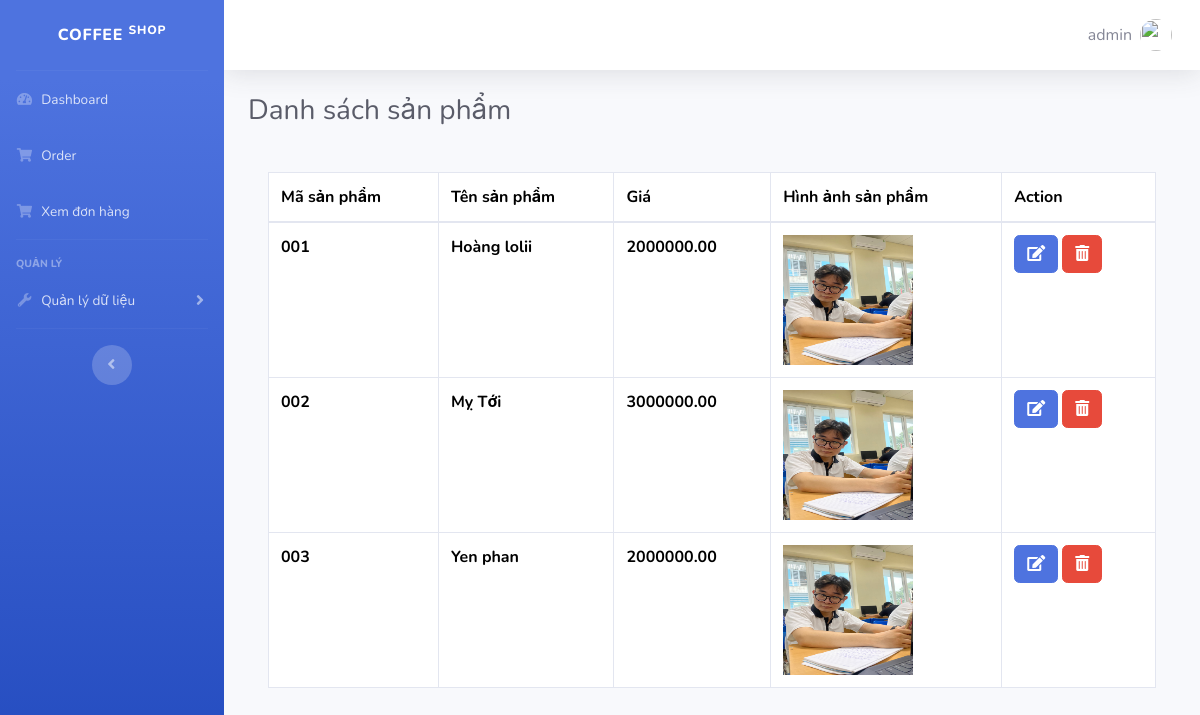
The app's page /quan_ly_san_pham/ (signed in) with its own data.
### home/models.py (models this page shows, shortened)
class HangHoa(models.Model):
    ma_hang_hoa = models.CharField(max_length=50, primary_key=True)
    ten_hang_hoa = models.CharField(max_length=100)
    nhom_hang_hoa = models.CharField(max_length=100)
    image = models.ImageField('Label', default=None)
    gia = models.DecimalField(max_digits=10, decimal_places=2)

### home/views.py (the view, shortened to what this page needs)
# urls.py: path('quan_ly_san_pham/', views.quan_ly_san_pham),
def quan_ly_san_pham(request):
        if not request.user.is_authenticated:
                return redirect('/login/')
        HangHoas = HangHoa.objects.all()
        data =  {"HangHoas": HangHoas}
        return render(request, 'quan_ly_hang_hoa/quan_ly_san_pham.html', data)

### home/templates/quan_ly_hang_hoa/quan_ly_san_pham.html (shortened to what this page needs)
{% extends "base.html" %}
{% block content %}
<div class="container-fluid">
    <div class="d-sm-flex align-items-center justify-content-between mb-4">
        <h1 class="h3 mb-0 text-gray-800">Danh sách sản phẩm</h1>
    </div>
    <div class="card-body">
        <form action="" method="post">
            <div class="table-responsive">
            <table class="table table-bordered" id="dataTable" width="80%" cellspacing="0">
                <thead>
                    <tr>
                        <th>Mã sản phẩm</th>
                        <th>Tên sản phẩm</th>
                        <th>Giá</th>
                        <th>Hình ảnh sản phẩm</th>
                        <th>Action</th>
                    </tr>
                </thead>
                <tbody>
                    {% for hang in HangHoas %}
                    <tr>
                            <th>{{ hang.ma_hang_hoa }}</th>
                            <th>{{ hang.ten_hang_hoa }}</th>
                            <th>{{ hang.gia }}</th>
                            <th>
                                <img style="width: 130px; height: 130px" src="{{ hang.image.url }}">
                            </th>
                        <td>
                        <button  type="submit" name="edit_hang_hoa"  class="btn btn-primary"><i class="fas fa-edit"></i></button>
                        <button type="submit" name="delete_hang_hoa" class="btn btn-danger"><i class="fas fa-trash-alt"></i></button>
                        </td>
                    </tr>
                    {% endfor %}
                </tbody>
            </table>
        </div>
    </form>
</div>
</div>
    </div>
{% endblock %}

### home/templates/base.html (shortened to what this page needs)
{% load static %}
<!DOCTYPE html>
<html lang="en">
<head>
    <link href="{% static 'vendor/fontawesome-free/css/all.min.css' %}" rel="stylesheet" type="text/css">
    <link rel="stylesheet" href="https://stackpath.bootstrapcdn.com/bootstrap/4.3.1/css/bootstrap.min.css">
    <link rel="stylesheet" href="https://use.fontawesome.com/releases/v5.8.2/css/all.css">
    <link href="https://cdn.jsdelivr.net/npm/bootstrap@5.3.2/dist/css/bootstrap.min.css" rel="stylesheet">
    <link href="{% static 'css/sb-admin-2.min.css' %}" rel="stylesheet">
</head>
<body id="page-top">
    <div id="wrapper">
        <ul class="navbar-nav bg-gradient-primary sidebar sidebar-dark accordion" id="accordionSidebar">
            <a class="sidebar-brand d-flex align-items-center justify-content-center" href="/home">
                <div class="sidebar-brand-text mx-3"> Coffee <sup>shop</sup></div>
            </a>
            <hr class="sidebar-divider my-0">
            <li class="nav-item">
                <a class="nav-link" href="/home">
                    <i class="fas fa-fw fa-tachometer-alt"></i>
                    <span>Dashboard</span></a>
            </li>
            <li class="nav-item">
                <a class="nav-link" href="/order">
                    <i class="fas fa-fw fa-shopping-cart"></i>
                    <span>Order</span></a>
            </li>
            <li class="nav-item">
                <a class="nav-link" href="/xem_don_hang/1">
                    <i class="fas fa-fw fa-shopping-cart"></i>
                    <span>Xem đơn hàng</span></a>
            </li>
            <hr class="sidebar-divider">
            {% if request.user.is_staff %}
            <div class="sidebar-heading">
                Quản lý
            </div>
            <li class="nav-item">
                <a class="nav-link collapsed" href="#" data-toggle="collapse" data-target="#collapseUtilities"
                    aria-expanded="true" aria-controls="collapseUtilities">
                    <i class="fas fa-fw fa-wrench"></i>
                    <span>Quản lý dữ liệu</span>
                </a>
            </li>
            {% endif %}
            <hr class="sidebar-divider d-none d-md-block">
            <div class="text-center d-none d-md-inline">
                <button class="rounded-circle border-0" id="sidebarToggle"></button>
            </div>
        </ul>
        <div id="content-wrapper" class="d-flex flex-column">
            <div id="content">
                <nav class="navbar navbar-expand navbar-light bg-white topbar mb-4 static-top shadow">
                    <ul class="navbar-nav ml-auto">
                        <li class="nav-item dropdown no-arrow">
                            <a class="nav-link dropdown-toggle" href="#" id="userDropdown" role="button"
                                data-toggle="dropdown" aria-haspopup="true" aria-expanded="false">
                                <span id="username" class="mr-2 d-none d-lg-inline text-gray-600 large">{{ request.user.username }}</span>
                                <img class="img-profile rounded-circle"
                                    src="{% static 'img/undraw_profile.svg' %}">
                            </a>
                        </li>
                    </ul>
                </nav>
    {% block content %} {% endblock %}
    </div>
</div>
</body>
</html>

### records on screen
HangHoa: ma_hang_hoa "001", ten_hang_hoa "Hoàng lolii", gia "2000000.00", image (picture)
HangHoa: ma_hang_hoa "002", ten_hang_hoa "Mỵ Tới", gia "3000000.00", image (picture)
HangHoa: ma_hang_hoa "003", ten_hang_hoa "Yen phan", gia "2000000.00", image (picture)

### other values on screen
{{ request.user.username }} "admin"
